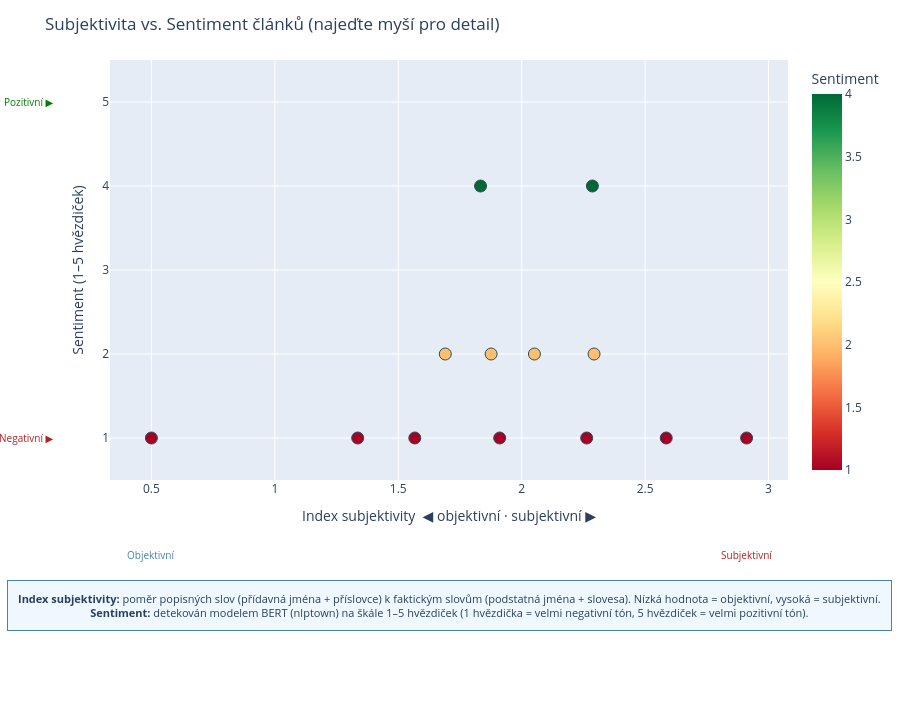

Write notebook code for a chart like this one.
### Markdown cell above
### 5. Dashboarding — Interaktivní vizualizace (Plotly)

Scatter plot **Subjektivita vs. Sentiment** — každý bod je jeden článek. Najeďte myší pro zobrazení titulku a klíčových slov.

### Code cell
import plotly.express as px
import pandas as pd

if 'articles_df' in locals() and 'subjectivity_index' in articles_df.columns and 'sentiment_label' in articles_df.columns:

    def label_to_numeric(label):
        try:
            return int(str(label).split()[0])
        except (ValueError, IndexError):
            return None

    plot_df = articles_df.copy()
    plot_df['sentiment_numeric'] = plot_df['sentiment_label'].apply(label_to_numeric)

    subjectivity_col = 'refined_bias_corpus_score' if 'refined_bias_corpus_score' in plot_df.columns else \
                       'refined_bias_score'         if 'refined_bias_score'         in plot_df.columns else \
                       'subjectivity_index'

    plot_df['hover_keywords'] = plot_df['top_keywords'] if 'top_keywords' in plot_df.columns else ''
    plot_df = plot_df.dropna(subset=[subjectivity_col, 'sentiment_numeric'])

    x_min = plot_df[subjectivity_col].min()
    x_max = plot_df[subjectivity_col].max()

    fig = px.scatter(
        plot_df,
        x=subjectivity_col,
        y='sentiment_numeric',
        hover_name='title',
        hover_data={'hover_keywords': True, subjectivity_col: ':.3f', 'sentiment_numeric': True},
        color='sentiment_numeric',
        color_continuous_scale='RdYlGn',
        labels={
            subjectivity_col: 'Index subjektivity',
            'sentiment_numeric': 'Sentiment (1–5 hvězdiček)',
            'hover_keywords': 'Klíčová slova',
        },
        title='Subjektivita vs. Sentiment článků (najeďte myší pro detail)',
    )

    fig.update_traces(marker=dict(size=12, line=dict(width=1, color='DarkSlateGrey')))

    fig.update_layout(
        xaxis_title='Index subjektivity  ◀ objektivní · subjektivní ▶',
        yaxis_title='Sentiment (1–5 hvězdiček)',
        yaxis=dict(tickmode='linear', tick0=1, dtick=1, range=[0.5, 5.5]),
        coloraxis_colorbar=dict(title='Sentiment'),
        hovermode='closest',
        height=720,
        # Large left margin so Y labels aren't clipped; large bottom for explanation box
        margin=dict(t=60, b=240, l=110, r=80),
        annotations=[
            # X-axis endpoint labels
            dict(text='Objektivní', xref='x', yref='paper',
                 x=x_min, y=-0.20, showarrow=False,
                 font=dict(size=10, color='steelblue'), align='center'),
            dict(text='Subjektivní', xref='x', yref='paper',
                 x=x_max, y=-0.20, showarrow=False,
                 font=dict(size=10, color='firebrick'), align='center'),
            # Y-axis endpoint labels — placed just inside the left margin
            dict(text='Pozitivní ▶', xref='paper', yref='y',
                 x=-0.08, y=5, showarrow=False,
                 font=dict(size=10, color='green'), align='right', xanchor='right'),
            dict(text='Negativní ▶', xref='paper', yref='y',
                 x=-0.08, y=1, showarrow=False,
                 font=dict(size=10, color='firebrick'), align='right', xanchor='right'),
            # Explanation box — two lines, centered below the chart
            dict(
                text=(
                    "<b>Index subjektivity:</b> poměr popisných slov (přídavná jména + příslovce) "
                    "k faktickým slovům (podstatná jména + slovesa). Nízká hodnota = objektivní, vysoká = subjektivní.<br>"
                    "<b>Sentiment:</b> detekován modelem BERT (nlptown) na škále 1–5 hvězdiček "
                    "(1 hvězdička = velmi negativní tón, 5 hvězdiček = velmi pozitivní tón)."
                ),
                xref='paper', yref='paper',
                x=0.5, y=-0.36,
                showarrow=False,
                align='center',
                bgcolor='rgba(240,248,255,0.95)',
                bordercolor='steelblue',
                borderwidth=1,
                borderpad=10,
                font=dict(size=11),
            ),
        ],
    )

    fig.show()
else:
    print("Chybí potřebné sloupce (subjectivity_index, sentiment_label). Spusťte nejprve buňky 28 a 30.")

### Figure 1 — Plotly figure (JSON) as saved in the notebook; plotly's stock layout.template omitted (floating-point values rounded to 4 significant figures)
{"data": [{"customdata": [["spolubydlení, bydlení, fohler, tisíc, pavel"], ["antibiotika, bezdíčková, lékařka, penicilin, dovolenou"], ["posudek, muž, vyšetřování, rodinného, tichý"], ["jazyk, český, slova, učí, čeština"], ["nyní, babiš, eu, okno, le"], ["onemocnění, procent, proti, trendem, riziko"], ["dluhopisů, splatnosti, dluhopis, výnos, míní"], ["tendru, dopravce, vlaky, zadavatel, borecký"], ["samozřejmě, dotace, protože, zákon, byly"], ["vykázat, nesmí, jednacího, návrhu, práci"], ["ztráta, vašeho, rozhovoru, mohl, říká"], ["hluk, řešení, město, řsd, měření"], ["sjezdu, brně, novotného, akce, vůči"]], "hovertemplate": "<b>%{hovertext}</b><br><br>Index subjektivity=%{x:.3f}<br>Sentiment (1–5 hvězdiček)=%{marker.color}<br>Klíčová slova=%{customdata[0]}<extra></extra>", "hovertext": ["Berou sto tisíc, je jim přes 30 a žijí ve spolubydlení. Bude jich víc", "Kdy jsou opravdu potřeba antibiotika a jak přesně působí", "„Prsty ukazuje šest.“ Policie natočila, jak primář zařizuje posudky za peníze", "Češtinu kazí především politici a média, kritizují čtenáři", "Jeden z Babišovy party padl, druhý přichází. Česko musí využít příležitost", "Proočkovanost proti covidu se dramaticky propadla. Senioři jsou v ohrožení", "Schillerové protiinflační dluhopisy se vrací", "Železniční megatendr vrcholí. Vyhrát může jediný dopravce, tvrdí kritici", "Měli bychom změnit zákon, aby na dotace měl nárok i Andrej Babiš, říká poslankyně SPD", "Střízlivá Sněmovna. Je tu návrh, aby poslanci nesměli v době jednání pít", "Historika překvapila krádež lebky, prodat se podle něj nedá", "„Extrémně nepříjemný hluk.“ Hlasité rány z D1 utichnou", "Expert o sudetoněmeckém sjezdu: Macinka jde na hranu, ale vlastně má pravdu"], "legendgroup": "", "marker": {"color": [2, 4, 1, 2, 1, 1, 1, 4, 1, 1, 1, 2, 2], "coloraxis": "coloraxis", "line": {"color": "DarkSlateGrey", "width": 1}, "size": 12, "symbol": "circle"}, "mode": "markers", "name": "", "orientation": "v", "showlegend": false, "type": "scatter", "x": [1.69, 1.833, 1.336, 2.052, 2.911, 2.586, 2.263, 2.287, 1.911, 1.567, 0.5, 1.876, 2.293], "xaxis": "x", "y": [2, 4, 1, 2, 1, 1, 1, 4, 1, 1, 1, 2, 2], "yaxis": "y"}], "layout": {"annotations": [{"align": "center", "font": {"color": "steelblue", "size": 10}, "showarrow": false, "text": "Objektivní", "x": 0.5, "xref": "x", "y": -0.2, "yref": "paper"}, {"align": "center", "font": {"color": "firebrick", "size": 10}, "showarrow": false, "text": "Subjektivní", "x": 2.911, "xref": "x", "y": -0.2, "yref": "paper"}, {"align": "right", "font": {"color": "green", "size": 10}, "showarrow": false, "text": "Pozitivní ▶", "x": -0.08, "xanchor": "right", "xref": "paper", "y": 5, "yref": "y"}, {"align": "right", "font": {"color": "firebrick", "size": 10}, "showarrow": false, "text": "Negativní ▶", "x": -0.08, "xanchor": "right", "xref": "paper", "y": 1, "yref": "y"}, {"align": "center", "bgcolor": "rgba(240,248,255,0.95)", "bordercolor": "steelblue", "borderpad": 10, "borderwidth": 1, "font": {"size": 11}, "showarrow": false, "text": "<b>Index subjektivity:</b> poměr popisných slov (přídavná jména + příslovce) k faktickým slovům (podstatná jména + slovesa). Nízká hodnota = objektivní, vysoká = subjektivní.<br><b>Sentiment:</b> detekován modelem BERT (nlptown) na škále 1–5 hvězdiček (1 hvězdička = velmi negativní tón, 5 hvězdiček = velmi pozitivní tón).", "x": 0.5, "xref": "paper", "y": -0.36, "yref": "paper"}], "coloraxis": {"colorbar": {"title": {"text": "Sentiment"}}, "colorscale": [[0, "rgb(165,0,38)"], [0.1, "rgb(215,48,39)"], [0.2, "rgb(244,109,67)"], [0.3, "rgb(253,174,97)"], [0.4, "rgb(254,224,139)"], [0.5, "rgb(255,255,191)"], [0.6, "rgb(217,239,139)"], [0.7, "rgb(166,217,106)"], [0.8, "rgb(102,189,99)"], [0.9, "rgb(26,152,80)"], [1, "rgb(0,104,55)"]]}, "height": 720, "hovermode": "closest", "legend": {"tracegroupgap": 0}, "margin": {"b": 240, "l": 110, "r": 80, "t": 60}, "title": {"text": "Subjektivita vs. Sentiment článků (najeďte myší pro detail)"}, "xaxis": {"anchor": "y", "domain": [0, 1], "title": {"text": "Index subjektivity  ◀ objektivní · subjektivní ▶"}}, "yaxis": {"anchor": "x", "domain": [0, 1], "dtick": 1, "range": [0.5, 5.5], "tick0": 1, "tickmode": "linear", "title": {"text": "Sentiment (1–5 hvězdiček)"}}}}
